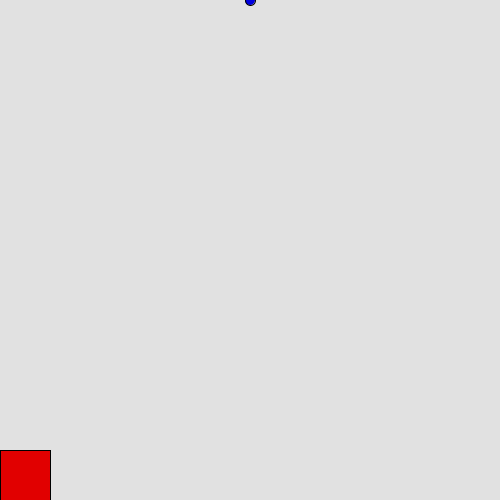
Frame 1 (no input)
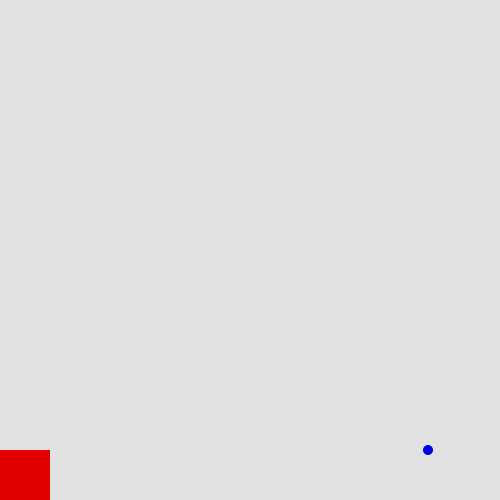
Frame 60 (the mouse pressed at the canvas centre just before this capture)
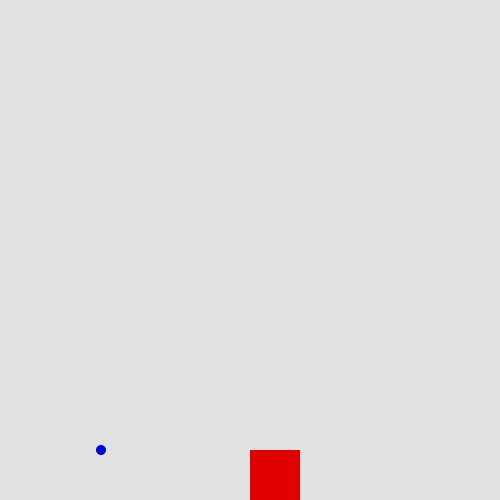
Frame 120 (the mouse held since frame 60 and released just before this capture)

The Processing sketch that drew these frames (run headless with seeded random() and noise(); from frame 60 on, the mouse is pressed at the canvas centre):

// Processing sketch: raindrops_processing_
// ── raindrops_processing_.pde
int rainX = 250;
int rainY = 0;
int score = 0;
void setup(){
size(500,500);
}
void draw(){ 
background(225,225,225);
fill(0,0,225);
ellipse(rainX,rainY,10,10);
fill(225,0,0);
rect(mouseX, 450, 50,50);
noStroke();
if(rainY == 500){
rainY = 0;
rainX = (int) random(500);
}
caTch();
rainY += 50;
}

void caTch(){
if(rainX <= mouseX + 50 && rainX >= mouseX && rainY == 50){
score++;
println("score = " + score);
fill(225, 225, 225);
textSize(16);
text("Score: " + score, 250,250);
}
}
